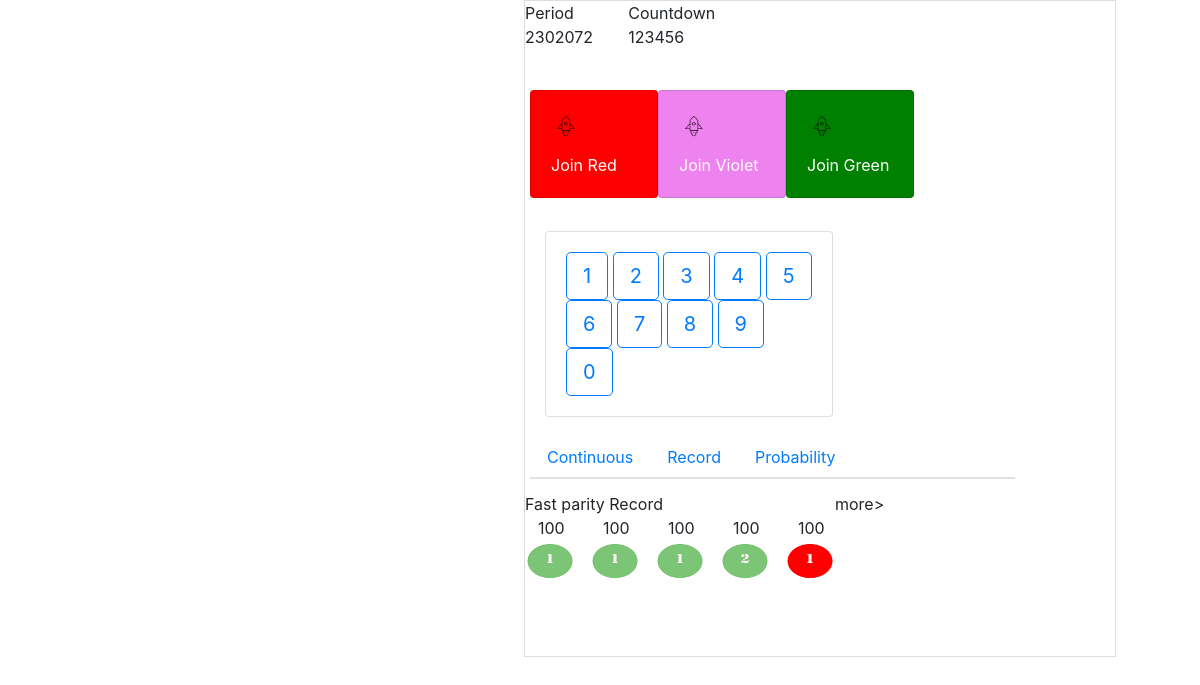
Screenshot of /game/ with the database file from the repository.
### gamepanel/models.py (models this page shows)
class ColorMaster(models.Model):
    colorId = models.CharField(default='', max_length=10)
    colorCode = models.CharField(default='', max_length=10)
    colorDesc = models.CharField(default='',max_length=10)

class NumberMaster(models.Model):
    numberId = models.CharField(default='', max_length=10)
    numberDesc = models.CharField(default='',max_length=10)

### gamepanel/views.py (the view)
# urls.py: path('game/', gpanelview.game , name='panel'),
def game(request):
    numberList= NumberMaster.objects.all()
    colorList= ColorMaster.objects.all()
    periodList = PeriodMaster.objects.all()
    gperiod = ""
    gmaxperiod = str(max(i.periodId for i in periodList))
    for i in periodList:
     periodId = i.periodId
     print(gmaxperiod)
     print(periodId)
     if gmaxperiod == periodId:
       gperiod = i.periodDate + i.periodCode
    return render(request, 'gpanel/panel.html' ,{'numberList':numberList,'colorList':colorList,'gperiod':gperiod})

### gamepanel/templates/gpanel/panel.html (shortened to what this page needs)
{% load static %}
<!DOCTYPE html>
<html>
<head>
    <link rel="stylesheet" href="https://cdnjs.cloudflare.com/ajax/libs/twitter-bootstrap/4.1.3/css/bootstrap.min.css">
    <link rel="stylesheet" href="https://cdnjs.cloudflare.com/ajax/libs/ionicons/2.0.1/css/ionicons.min.css">
    <link rel="stylesheet" href="{%  static  'css/style.css'  %}">
</head>
<body>
    <div class="content">
        <div class="row">
            <div class="col-sm-2"><span>Period</span>
                <p>{{gperiod}}</p>
            </div>
            <div class="col-sm-2"><span>Countdown</span>
                <p>123456</p>
            </div>
        </div>
        <div class="row box">
            {% for color in colorList %} {% if color.colorCode == 'GR' %}
            <div class="card" style="width: 8rem;background-color: green">
                <div class="card-body">
                    <h5 class="card-title">
                        <img src="{% static 'gpanel/rocketlogo.png' %}" alt="My image" width="30" height="30">
                    </h5>
                    <p class="card-text" style="color: white;" data-toggle="modal" data-target="#rechargeModal">Join {{color.colorDesc}}</p>
                </div>
            </div>
            {% endif %} {% if color.colorCode == 'VL' %}
            <div class="card" style="width: 8rem;background-color: violet">
                <div class="card-body">
                    <h5 class="card-title">
                        <img src="{% static 'gpanel/rocketlogo.png' %}" alt="My image" width="30" height="30">
                    </h5>
                    <p class="card-text" style="color: white;" data-toggle="modal" data-target="#rechargeModal">Join {{color.colorDesc}}</p>
                </div>
            </div>
            {% endif %} {% if color.colorCode == 'RD' %}
            <div class="card" style="width: 8rem;background-color: red">
                <div class="card-body">
                    <h5 class="card-title">
                        <img src="{% static 'gpanel/rocketlogo.png' %}" alt="My image" width="30" height="30">
                    </h5>
                    <p class="card-text" style="color: white;" data-toggle="modal" data-target="#rechargeModal">Join {{color.colorDesc}}</p>
                </div>
            </div>
            {% endif %} {% endfor %}
        </div>
        <div class="card num-box" style="width: 18rem;">
            <div class="card-body">
                <p class="card-text">{% for num in numberList %}
                    <button type="button" class="btn btn-outline-primary btn-lg" data-toggle="modal" data-target="#rechargeModal">{{ num.numberDesc}}</button> {% endfor %}
                </p>
            </div>
        </div>
        <div class="tab-box">
            <ul class="nav nav-tabs">
                <li class="nav-item">
                    <a class="nav-link " href="#aaa" data-toggle="tab">Continuous</a>
                </li>
                <li class="nav-item">
                    <a class="nav-link" href="#bbb" data-toggle="tab">Record</a>
                </li>
                <li class="nav-item">
                    <a class="nav-link" href="#ccc" data-toggle="tab">Probability</a>
                </li>
            </ul>
        </div>
        <div class="tab-content" id="tabs">
            <div class="tab-pane active" id="bbb">
                <div class="row">
                    <div class="col-sm-6">Fast parity Record</div>
                    <div class="col-sm-6"><a data-toggle="modal" data-target="#numberModal">more></a></div>
                </div>
                <div class="row">
                    <div class=" record-img-box">
                        <span class="record-span-box">100</span>
                        <p> <img class="img-box" src="{% static 'gpanel/cg1v1.png' %}" alt="My image" width="50" height="40"></p>
                    </div>
                    <div class=" record-img-box">
                        <span class="record-span-box">100</span>
                        <p><img class="img-box" src="{% static 'gpanel/cg1v1.png' %}" alt="My image" width="50" height="40"></p>
                    </div>
                    <div class=" record-img-box">
                        <span class="record-span-box">100</span>
                        <p><img class="img-box" src="{% static 'gpanel/cg1v1.png' %}" alt="My image" width="50" height="40"></p>
                    </div>
                    <div class=" record-img-box">
                        <span class="record-span-box">100</span>
                        <p><img class="img-box" src="{% static 'gpanel/cg2v1.png' %}" alt="My image" width="50" height="40"></p>
                    </div>
                    <div class=" record-img-box">
                        <span class="record-span-box">100</span>
                        <p><img class="img-box" src="{% static 'gpanel/cr1.png' %}" alt="My image" width="50" height="40"></p>
                    </div>
                </div>
            </div>
        </div>
    </div>
</body>
</html>

### gamepanel/templates/gpanel/panel.html (style rules this page uses)
.box { position: relative; top: 25px; left: 20px; }
.num-box { position: relative; top: 58px; left: 20px; }
.tab-box { position: relative; top: 77px; }
.tab-content { position: relative; top: 90px; }
.nav-tabs { border-bottom: 2px solid #dee2e6; margin-left: 5px; margin-right: 100px; }
.img-box { margin-left: 15px; }
.record-span-box { margin-left: 28px; }
body { overflow-y: auto; }
.content { max-width: 592px; position: relative; left: 524px; border: 1px solid #ddd; height: 657px; }

### rows the page displays
ColorMaster: colorDesc "Red"
ColorMaster: colorDesc "Violet"
ColorMaster: colorDesc "Green"
NumberMaster: numberDesc "1"
NumberMaster: numberDesc "2"
NumberMaster: numberDesc "3"
NumberMaster: numberDesc "4"
NumberMaster: numberDesc "5"
NumberMaster: numberDesc "6"
NumberMaster: numberDesc "7"
NumberMaster: numberDesc "8"
NumberMaster: numberDesc "9"
NumberMaster: numberDesc "0"

### other values shown
{{ gperiod }} "2302072"
